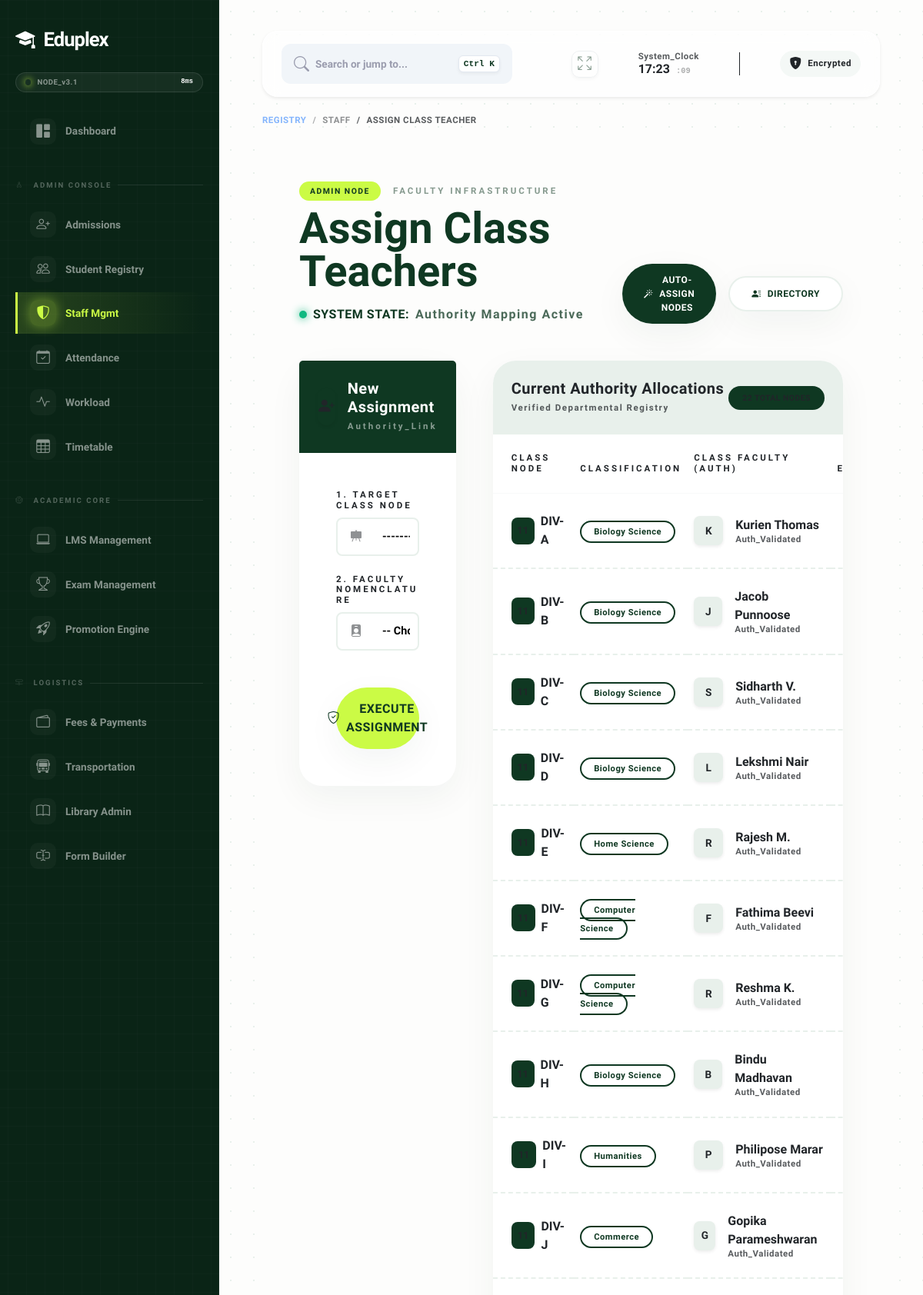
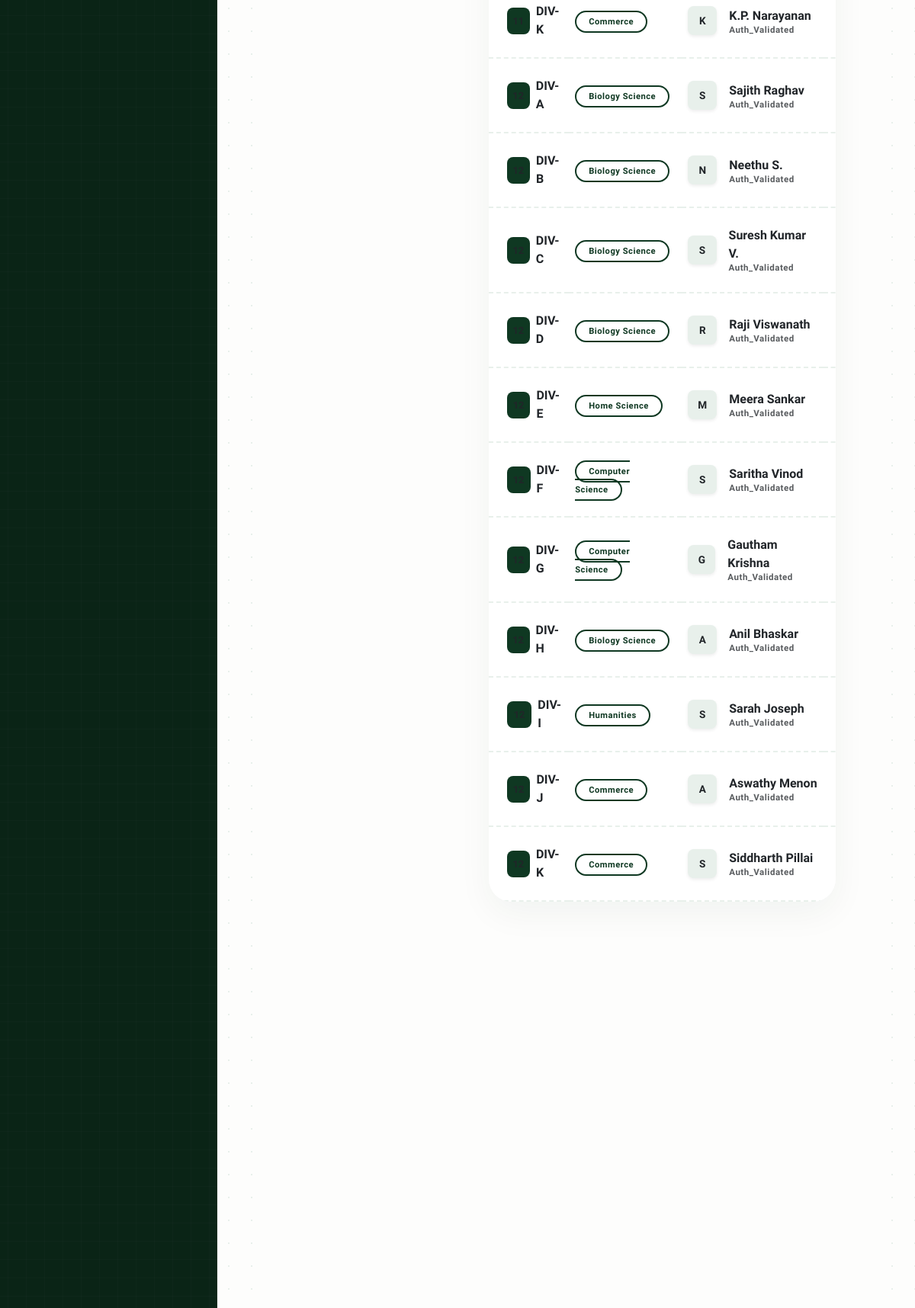
Screenshot of /staff/assign-teacher/ (signed in, upper part) with the database file from the repository (2 pictures, top to bottom).
### staff/models.py (models this page shows, shortened)
class Staff(models.Model):
    STATUS_CHOICES = [
        ('Active', 'Active'),
        ('Resigned', 'Resigned'),
        ('On_Leave', 'On Leave'),
    ]
    ROLE_CHOICES = [
        ('Teacher', 'Faculty Member'),
        ('Admin', 'Root Administrator'),
        ('Cashier', 'Financial Officer'),
        ('Librarian', 'Library Admin'),
        ('Office_Staff', 'Front Desk Operations'),
        ('Dept_Admin', 'Department Head'),
    ]
    user = models.OneToOneField(User, on_delete=models.CASCADE)
    staff_id = models.CharField(max_length=20, unique=True, null=True, blank=True)
    department = models.ForeignKey(Department, on_delete=models.SET_NULL, null=True, blank=True)
    designation = models.CharField(max_length=100)
    role = models.CharField(max_length=20, choices=ROLE_CHOICES, default='Teacher') # Added new role field
    qualification = models.CharField(max_length=100, null=True, blank=True)
    joining_date = models.DateField(default=timezone.now, null=True, blank=True)
    phone = models.CharField(max_length=15, null=True, blank=True)
    address = models.TextField(null=True, blank=True)
    is_teaching_staff = models.BooleanField(default=True)
    status = models.CharField(max_length=20, choices=STATUS_CHOICES, default='Active')
    def __str__(self):
        return f"{self.user.get_full_name()} ({self.staff_id}) - {self.role}"

### admission/models.py (models this page shows, shortened)
class ClassRoom(models.Model):
    STANDARD_CHOICES = [(str(i), str(i)) for i in range(1, 13)]
    DIVISION_CHOICES = [
        ('A1', 'A1'), ('A2', 'A2'), ('B1', 'B1'), ('B2', 'B2'),
        ('C1', 'C1'), ('C2', 'C2'), ('D1', 'D1'), ('D2', 'D2'),
        ('E1', 'E1'), ('E2', 'E2'), ('F1', 'F1'), ('F2', 'F2'),
        ('G1', 'G1'), ('G2', 'G2'), ('H1', 'H1'), ('H2', 'H2'),
        ('I1', 'I1'), ('I2', 'I2'), ('J1', 'J1'), ('J2', 'J2'),
        ('K1', 'K1'), ('K2', 'K2'), ('A', 'A'), ('B', 'B'), ('C', 'C'), ('D', 'D')
    ]
    standard = models.CharField(max_length=5, choices=STANDARD_CHOICES)
    division = models.CharField(max_length=5, choices=DIVISION_CHOICES)
    stream = models.ForeignKey(Stream, on_delete=models.SET_NULL, null=True, blank=True)
    class_teacher = models.OneToOneField(
        'staff.Staff',
        on_delete=models.SET_NULL,
        null=True,
        blank=True,
        related_name='class_teacher_of',
        help_text="The teacher in charge of this specific class."
    )
    name = models.CharField(max_length=100, blank=True, editable=False)
    total_seats = models.IntegerField(default=60)
    class Meta:
        unique_together = ['standard', 'division']
        ordering = ['standard', 'division']
    def __str__(self):
        return self.name

### school_system/models.py (models this page shows, shortened)
class Stream(models.Model):
    name = models.CharField(max_length=50, unique=True)

### staff/views.py (the view)
# urls.py: path('assign-teacher/', views.assign_class_teacher, name='assign_class_teacher'),
@login_required
@user_passes_test(is_admin)
def assign_class_teacher(request):
    if request.method == 'POST':
        form = AssignClassTeacherForm(request.POST)
        if form.is_valid():
            target_classroom = form.cleaned_data['classroom']
            new_teacher = form.cleaned_data['staff']
            if hasattr(new_teacher, 'class_teacher_of') and new_teacher.class_teacher_of != target_classroom:
                current_class = new_teacher.class_teacher_of
                messages.error(request, f"Error: {new_teacher.user.get_full_name()} is already the Class Teacher of {current_class.name}.")
                return redirect('staff:assign_class_teacher')
            target_classroom.class_teacher = new_teacher
            target_classroom.save()
            messages.success(request, f"Success: {new_teacher.user.get_full_name()} assigned to {target_classroom.name}.")
            return redirect('staff:assign_class_teacher')
    else:
        form = AssignClassTeacherForm()
    classrooms = ClassRoom.objects.all().select_related('class_teacher__user').order_by('standard', 'division')
    return render(request, 'staff/assign_teacher.html', {
        'form': form,
        'classrooms': classrooms
    })

### templates/staff/assign_teacher.html (shortened to what this page needs)
{% extends 'base.html' %}
{% block content %}
<div class="theme-wrapper container-fluid p-4 p-lg-5 page-load-animation">
    <div class="d-flex flex-column flex-md-row justify-content-between align-items-md-end mb-5 gap-4">
        <div class="header-group">
            <div class="d-flex align-items-center gap-3 mb-2">
                <span class="badge-pill-neon" style="letter-spacing: 1.5px;">ADMIN NODE</span>
                <h6 class="text-uppercase smallest fw-black ls-3 m-0 text-theme-dark opacity-50">Faculty Infrastructure</h6>
            </div>
            <h1 class="title-heavy text-theme-dark tracking-normal m-0 line-height-1">
                Assign Class <span class="theme-accent-text-dark">Teachers</span>
            </h1>
            <p class="text-theme-dark fw-bold mt-3 mb-0 d-flex align-items-center gap-2">
                <span class="status-dot animate-pulse"></span>
                <span class="ls-1">SYSTEM STATE:</span>
                <span class="uppercase ls-2 fw-black opacity-75">Authority Mapping Active</span>
            </p>
        </div>
        <div class="d-flex align-items-center gap-3 h-100">
            <form action="{% url 'staff:auto_assign_class_teachers' %}" method="POST" class="m-0" onsubmit="return confirm('Execute Auto-Assignment Protocol based on subject density?')">
                <button type="submit" class="btn-minimal shadow-soft d-flex align-items-center bg-theme-dark text-white border-0">
                    <i class="bi bi-magic me-2 theme-accent-text"></i>AUTO-ASSIGN NODES
                </button>
            </form>
            <a href="{% url 'staff:staff_list' %}" class="btn-minimal shadow-soft d-flex align-items-center">
                <i class="bi bi-person-lines-fill me-2 theme-accent-text-dark"></i>DIRECTORY
            </a>
        </div>
    </div>
    <div class="row g-5">
        <div class="col-lg-4">
            <div class="card card-bento border-0 shadow-soft bg-white position-sticky" style="top: 100px;">
                <div class="card-header bg-theme-dark p-4 border-0">
                    <div class="d-flex align-items-center gap-3">
                        <div class="icon-square bg-theme-accent text-theme-dark shadow-sm">
                            <i class="bi bi-person-plus-fill"></i>
                        </div>
                        <div>
                            <h5 class="text-white fw-black m-0 tracking-tighter ls-1">New Assignment</h5>
                            <span class="smallest fw-black text-white opacity-50 uppercase ls-3">Authority_Link</span>
                        </div>
                    </div>
                </div>
                <div class="card-body p-4 p-lg-5">
                    <form method="post">
                        <div class="mb-4">
                            <label class="smallest fw-black text-theme-dark text-uppercase ls-3 d-block mb-2">1. Target Class Node</label>
                            <div class="input-group-modern d-flex align-items-center bg-light-sage rounded-3 border">
                                <span class="px-3 opacity-50"><i class="bi bi-easel-fill"></i></span>
                                {{ form.classroom }}
                            </div>
                        </div>
                        <div class="mb-5">
                            <label class="smallest fw-black text-theme-dark text-uppercase ls-3 d-block mb-2">2. Faculty Nomenclature</label>
                            <div class="input-group-modern d-flex align-items-center bg-light-sage rounded-3 border">
                                <span class="px-3 opacity-50"><i class="bi bi-person-badge-fill"></i></span>
                                {{ form.staff }}
                            </div>
                        </div>
                        <button type="submit" class="btn-neon-premium w-100 py-3 shadow-soft d-flex align-items-center justify-content-center gap-2">
                            <i class="bi bi-shield-check"></i> EXECUTE ASSIGNMENT
                        </button>
                    </form>
                </div>
            </div>
        </div>
        <div class="col-lg-8">
            <div class="card card-bento border-0 shadow-soft overflow-hidden h-100 bg-white">
                <div class="card-header bg-sage p-4 border-0 d-flex justify-content-between align-items-center">
                    <div>
                        <h5 class="fw-black text-theme-dark m-0 tracking-tighter ls-1">Current Authority Allocations</h5>
                        <small class="smallest fw-bold text-muted uppercase ls-2">Verified Departmental Registry</small>
                    </div>
                    <span class="badge-node bg-theme-dark text-theme-accent ls-1">{{ classrooms.count|stringformat:"02d" }} TOTAL NODES</span>
                </div>
                <div class="table-responsive">
                    <table class="table table-borderless align-middle mb-0">
                        <thead>
                            <tr class="border-bottom border-light">
                                <th class="ps-4 py-4 text-uppercase text-theme-dark smallest fw-black ls-3">Class node</th>
                                <th class="py-4 text-uppercase text-theme-dark smallest fw-black ls-3">Classification</th>
                                <th class="py-4 text-uppercase text-theme-dark smallest fw-black ls-3">Class faculty (auth)</th>
                                <th class="pe-4 py-4 text-end text-uppercase text-theme-dark smallest fw-black ls-3">Execution</th>
                            </tr>
                        </thead>
                        <tbody>
                            {% for cls in classrooms %}
                            <tr class="border-bottom-dashed transition-all">
                                <td class="ps-4 py-4">
                                    <div class="d-flex align-items-center gap-2">
                                        <div class="rounded-3 bg-theme-dark text-theme-accent fw-black d-flex align-items-center justify-content-center" style="width: 35px; height: 35px; font-size: 0.8rem;">
                                        </div>
                                        <span class="fw-black text-theme-dark fs-6 tracking-normal">DIV-{{ cls.division }}</span>
                                    </div>
                                </td>
                                <td class="py-4">
                                    {% if cls.stream %}
                                    <span class="badge-outline-sage border-theme smallest fw-black uppercase ls-1">{{ cls.stream.name }}</span>
                                    {% else %}
                                    <span class="smallest fw-bold text-muted uppercase ls-1 opacity-25">CORE_CURRICULUM</span>
                                    {% endif %}
                                </td>
                                <td class="py-4">
                                    {% if cls.class_teacher %}
                                        <div class="d-flex align-items-center gap-3">
                                            <div class="avatar-sq bg-sage text-theme-dark rounded-3 d-flex align-items-center justify-content-center fw-black shadow-sm" style="width:38px; height:38px; font-size: 0.85rem;">
                                                {{ cls.class_teacher.user.first_name|first }}
                                            </div>
                                            <div class="d-flex flex-column">
                                                <span class="fw-black text-theme-dark fs-6 tracking-normal">{{ cls.class_teacher.user.get_full_name }}</span>
                                                <small class="smallest fw-bold text-muted uppercase ls-1">Auth_Validated</small>
                                            </div>
                                        </div>
                                    {% else %}
                                        <div class="d-flex align-items-center gap-2 text-warning">
                                            <i class="bi bi-exclamation-triangle-fill smallest"></i>
                                            <span class="smallest fw-black text-uppercase ls-1">AWAITING_ALLOCATION</span>
                                        </div>
                                    {% endif %}
                                </td>
                                <td class="pe-4 py-4 text-end">
                                </td>
                            </tr>
                            {% endfor %}
                        </tbody>
                    </table>
                </div>
            </div>
        </div>
    </div>
</div>
{% endblock %}

### rows the page displays
Staff: staff "-- Choose Teacher --"
ClassRoom: division "A", stream.name "Biology Science", class_teacher.user.first_name|first "K", class_teacher.user.get_full_name "Kurien Thomas"
ClassRoom: division "B", stream.name "Biology Science", class_teacher.user.first_name|first "J", class_teacher.user.get_full_name "Jacob Punnoose"
ClassRoom: division "C", stream.name "Biology Science", class_teacher.user.first_name|first "S", class_teacher.user.get_full_name "Sidharth V."
ClassRoom: division "D", stream.name "Biology Science", class_teacher.user.first_name|first "L", class_teacher.user.get_full_name "Lekshmi Nair"
ClassRoom: division "E", stream.name "Home Science", class_teacher.user.first_name|first "R", class_teacher.user.get_full_name "Rajesh M."
ClassRoom: division "F", stream.name "Computer Science", class_teacher.user.first_name|first "F", class_teacher.user.get_full_name "Fathima Beevi"
ClassRoom: division "G", stream.name "Computer Science", class_teacher.user.first_name|first "R", class_teacher.user.get_full_name "Reshma K."
ClassRoom: division "H", stream.name "Biology Science", class_teacher.user.first_name|first "B", class_teacher.user.get_full_name "Bindu Madhavan"
ClassRoom: division "I", stream.name "Humanities", class_teacher.user.first_name|first "P", class_teacher.user.get_full_name "Philipose Marar"
ClassRoom: division "J", stream.name "Commerce", class_teacher.user.first_name|first "G", class_teacher.user.get_full_name "Gopika Parameshwaran"
ClassRoom: division "K", stream.name "Commerce", class_teacher.user.first_name|first "K", class_teacher.user.get_full_name "K.P. Narayanan"
ClassRoom: division "A", stream.name "Biology Science", class_teacher.user.first_name|first "S", class_teacher.user.get_full_name "Sajith Raghav"
ClassRoom: division "B", stream.name "Biology Science", class_teacher.user.first_name|first "N", class_teacher.user.get_full_name "Neethu S."
ClassRoom: division "C", stream.name "Biology Science", class_teacher.user.first_name|first "S", class_teacher.user.get_full_name "Suresh Kumar V."
ClassRoom: division "D", stream.name "Biology Science", class_teacher.user.first_name|first "R", class_teacher.user.get_full_name "Raji Viswanath"
ClassRoom: division "E", stream.name "Home Science", class_teacher.user.first_name|first "M", class_teacher.user.get_full_name "Meera Sankar"
ClassRoom: division "F", stream.name "Computer Science", class_teacher.user.first_name|first "S", class_teacher.user.get_full_name "Saritha Vinod"
ClassRoom: division "G", stream.name "Computer Science", class_teacher.user.first_name|first "G", class_teacher.user.get_full_name "Gautham Krishna"
ClassRoom: division "H", stream.name "Biology Science", class_teacher.user.first_name|first "A", class_teacher.user.get_full_name "Anil Bhaskar"
ClassRoom: division "I", stream.name "Humanities", class_teacher.user.first_name|first "S", class_teacher.user.get_full_name "Sarah Joseph"
ClassRoom: division "J", stream.name "Commerce", class_teacher.user.first_name|first "A", class_teacher.user.get_full_name "Aswathy Menon"
ClassRoom: division "K", stream.name "Commerce", class_teacher.user.first_name|first "S", class_teacher.user.get_full_name "Siddharth Pillai"

### other values shown
{{ request.resolver_match.app_name }} "STAFF"
{{ request.resolver_match.url_name|replace_chars:"_, " }} "ASSIGN CLASS TEACHER"
